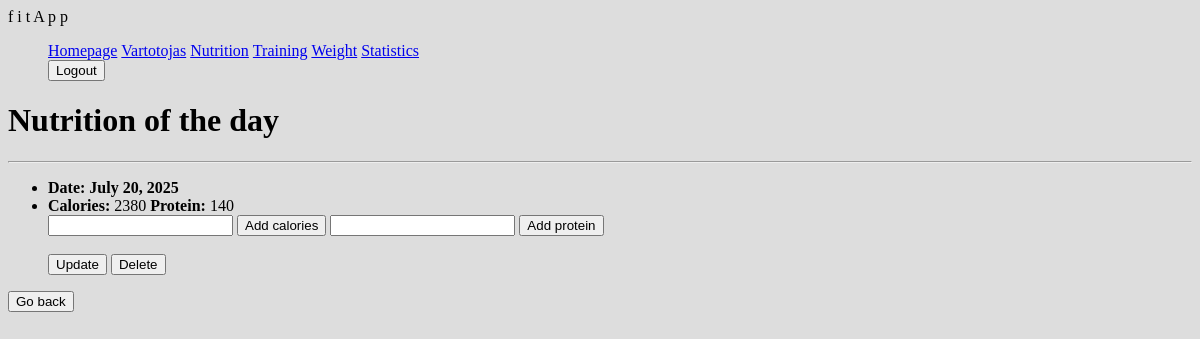
Page /fitness/nutrition/15 (signed in) on the committed database.
### fitness/models.py (models this page shows, shortened)
class DayOfEating(models.Model):
    date = models.DateField('Date', default=date.today)
    kcal = models.IntegerField('Calories', blank=True, null=True)
    protein = models.IntegerField('Protein', blank=True, null=True)
    athlete = models.ForeignKey(User, on_delete=models.SET_NULL, null=True, blank=True)
    class Meta:
        verbose_name = 'Day of eating'
        verbose_name_plural = 'Days of eating'

### fitness/views.py (the view, shortened to what this page needs)
# urls.py: path('nutrition/<int:pk>', views.DayOfEatingDetailView.as_view(), name='nutrition-details'),
class DayOfEatingDetailView(LoginRequiredMixin, DetailView):
    model = DayOfEating
    template_name = 'day_of_eating_details.html'

### templates/day_of_eating_details.html (shortened to what this page needs)
{% extends "base.html" %}
{% block content %}
    <h1>Nutrition of the day</h1>
    <hr>
    <ul id="atitraukta">
        <li><strong >Date: {{object.date}}</strong></li>
        <li><strong>Calories:</strong> {{object.kcal}}
            <strong>Protein:</strong> {{object.protein}}
        </li>
        <form method="post">
            <input type="number" name="calories">
            <button type="submit" name="action" value="Add calories">Add calories</button>
            <input type="number" name="protein">
            <button type="submit" name="action" value="Add protein">Add protein</button>
        </form>
                <br/>
        <div>
          <a href="{% url 'nutrition-update' object.id %}" ><button>Update</button></a>
          <a href="{% url 'nutrition-delete' object.id %}" ><button id="destroy">Delete</button></a>
        </div>
    </ul>
    <a href="{% url 'nutrition' %}"><button>Go back</button></a>
{% endblock %}

### templates/base.html (shortened to what this page needs)
<!DOCTYPE html>
<html>
<head>
  {% load static %}
  <link rel="stylesheet" href="{% static 'css/styles.css' %}">
</head>
<body>
 <nav class="navbar" >
  <div class="container-fluid">
    <a class="navbar-brand">f i t A p p</a>
    <ul class="navbar-nav mx-2">
      <li class="nav-item active"><a class="nav-link" href="{% url 'index' %}">Homepage</a></li>
      {% if user.is_authenticated %}
          <li class="nav-item">
              <a class="nav-link" href="{% url 'profile' %}">{{ user.get_username }}</a>
          </li>
          <li class="nav-item active"><a class="nav-link" href="{% url 'nutrition' %}">Nutrition</a></li>
          <li class="nav-item active"><a class="nav-link" href="{% url 'workouts' %}">Training</a></li>
          <li class="nav-item active"><a class="nav-link" href="{% url 'weighting' %}">Weight</a></li>
          <li class="nav-item active"><a class="nav-link" href="{% url 'chart-view' %}">Statistics</a></li>
          <li class="nav-item">
            <form method="post" action="{% url 'logout' %}">
                <button type="submit" id="destroy">Logout</button>
            </form>
          </li>
      {% else %}
        <li class="nav-item"><a class="nav-link" href="{% url 'login'%}">Login</a></li>
        <li class="nav-item"><a class="nav-link" href="{% url 'register'%}">Sign up</a></li>
      {% endif %}
    </ul>
  </div>
 </nav>
 <div class="col-sm-10 ">
      {% block content %}
      {% endblock %}
 </div>
</body>
</html>

### fitness/static/css/styles.css (style rules this page uses)
body { background: #dddddd; }
li.nav-item { display: inline; }

### rows in the picture
DayOfEating: date "July 20, 2025", kcal "2380", protein "140"

### other values in the picture
{{ user.get_username }} "Vartotojas"
